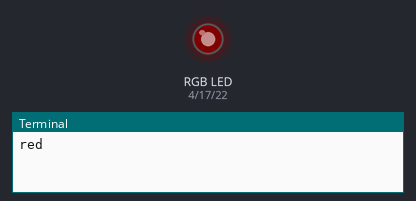
A program run on a simulated Raspberry Pi (BCM pin numbers). On the bench: an RGB LED mixed from three pins (HIGH = lit), the last lines printed to the terminal. Dim RGB values are drawn brighter than linear.

Above: at 0.05 s.
At 0.8 s:
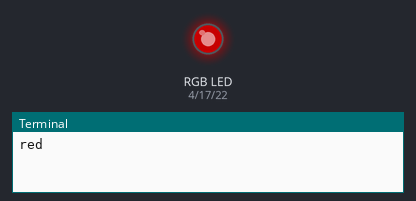
At 1.55 s:
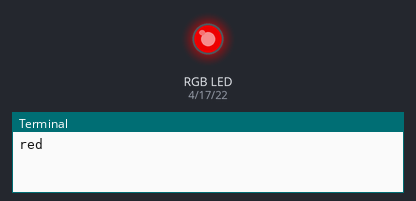
At 3.05 s:
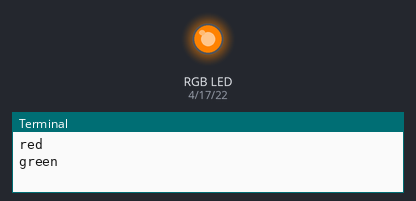
At 4.55 s:
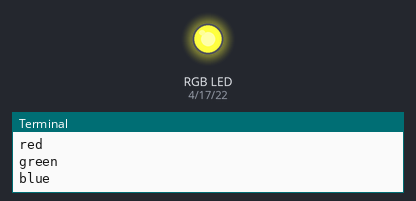
At 6.05 s:
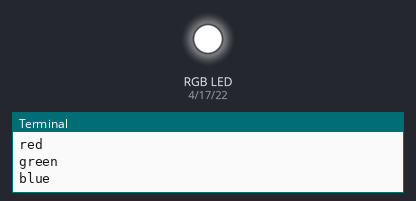
Timing chart, 0 to 7.9 s (numbered marks = the images above):
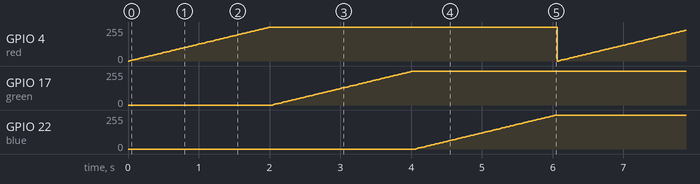

The program:

rgbled.py
```python
import RPi.GPIO as GPIO
import time

red = 4
green = 17
blue = 22

GPIO.setmode(GPIO.BCM)
GPIO.setup(red, GPIO.OUT)
GPIO.setup(green, GPIO.OUT)
GPIO.setup(blue, GPIO.OUT)

Freq = 100

RED = GPIO.PWM(red, Freq)
RED.start(0)
GREEN = GPIO.PWM(green, Freq)
GREEN.start(0)
BLUE = GPIO.PWM(blue, Freq)
BLUE.start(0)

try:
    while True:
        print "red"
        for r in range(0,101):
            RED.ChangeDutyCycle(r)
            time.sleep(.02)
        print "green"
        for g in range(0,101):
            GREEN.ChangeDutyCycle(g)
            time.sleep(.02)
        print "blue"
        for b in range(0,101):
            BLUE.ChangeDutyCycle(b)
            time.sleep(.02)

except KeyboardInterrupt:
    GPIO.cleanup()
```

Measured:
- by itself, GPIO 4 (red), GPIO 17 (green), GPIO 22 (blue): ramps from 0/255 to 255/255 and jumps back, once every 6.1 s
